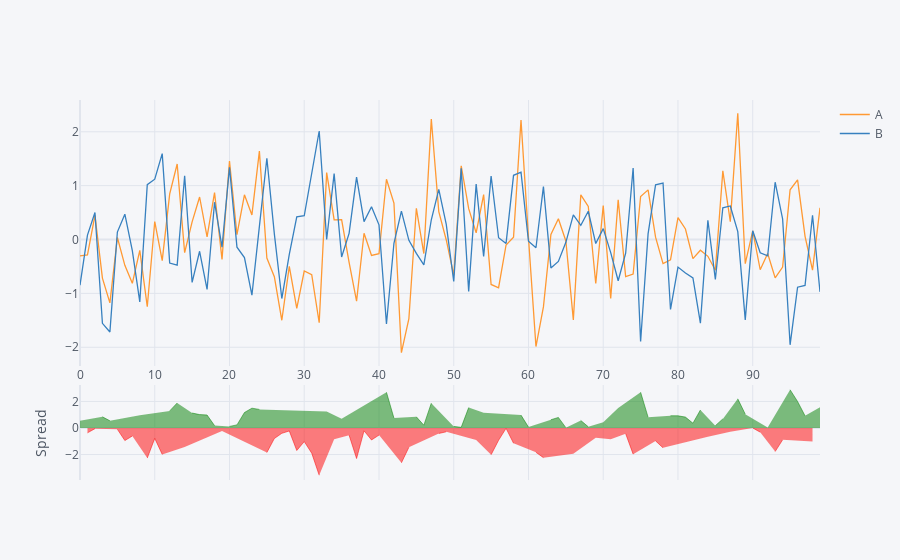

Notebook code for this chart:
### Code cell
fake_df[['A','B']].iplot(kind='spread')
